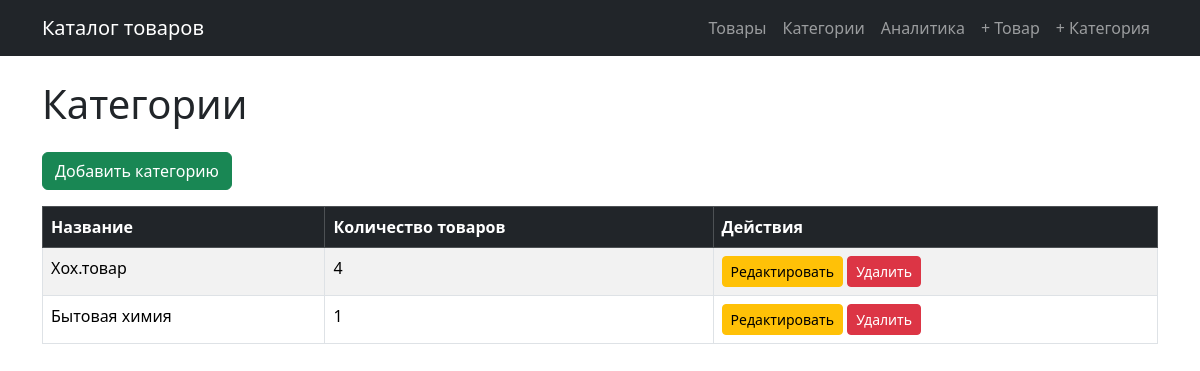
Screenshot of /shop/categories/ with the database file from the repository.
### shop/models.py (models this page shows, shortened)
class Category(models.Model):
    name = models.CharField(
        max_length=255,
        unique=True,
        verbose_name='Название категории'
    )
    description = models.TextField(
        blank=True,
        verbose_name='Описание категории'
    )
    class Meta:
        verbose_name = 'Категория'
        verbose_name_plural = 'Категории'
        ordering = ['name']

### shop/views.py (the view)
# urls.py: path('categories/', views.category_list, name='category_list'),
def category_list(request):
    categories = Category.objects.annotate(product_count=Count('products'))
    return render(request, 'shop/category_list.html', {'categories': categories})

### templates/shop/category_list.html (shortened to what this page needs)
{% extends 'shop/base.html' %}
{% block content %}
<h1 class="mb-4">Категории</h1>
<a href="{% url 'create_category' %}" class="btn btn-success mb-3">Добавить категорию</a>
{% if categories %}
    <table class="table table-bordered table-striped">
        <thead class="table-dark">
            <tr>
                <th>Название</th>
                <th>Количество товаров</th>
                <th>Действия</th>
            </tr>
        </thead>
        <tbody>
            {% for category in categories %}
                <tr>
                    <td>{{ category.name }}</td>
                    <td>{{ category.product_count }}</td>
                    <td>
                        <a href="{% url 'update_category' category.pk %}" class="btn btn-warning btn-sm">Редактировать</a>
                        <a href="{% url 'delete_category' category.pk %}" class="btn btn-danger btn-sm">Удалить</a>
                    </td>
                </tr>
            {% endfor %}
        </tbody>
    </table>
{% else %}
    <div class="alert alert-warning">Категории пока не созданы.</div>
{% endif %}
{% endblock %}

### rows the page displays
Category: name "Хох.товар", product_count "4"
Category: name "Бытовая химия", product_count "1"
